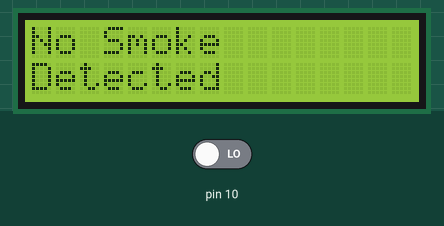
This sketch was run on a simulated Arduino Uno, built with avr-gcc and run on an emulated ATmega328P. Parts: 16×2 character LCD. The test bench sets the inputs (shaded band); at power-on: pin 10 LOW.

Above: at 4.2 s.
4.3 s: pin 10 driven HIGH
At 5.5 s:
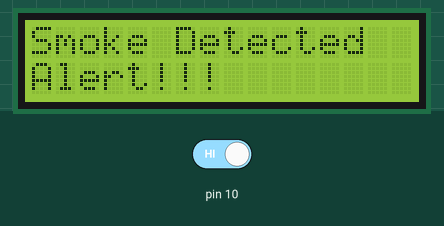
6.1 s: pin 10 driven LOW
At 6.8 s:
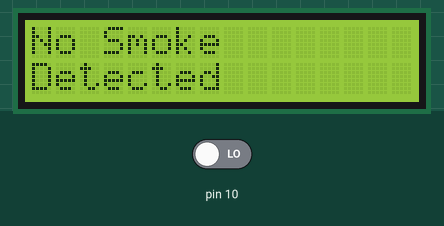
Timing chart, 0 to 9.1 s (numbered marks = the images above; inputs shaded):
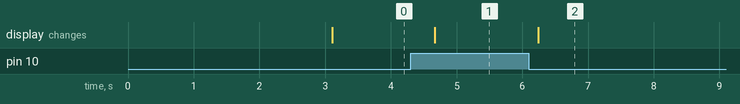

The sketch:

smoke_sensor.ino
```cpp
#include <LiquidCrystal_I2C.h>
LiquidCrystal_I2C lcd(0x27,16,2);
int smoke = 10;

void setup() {

  pinMode(10,INPUT);

  lcd.init();
  lcd.backlight();
  lcd.setCursor(0,0);
  lcd.print("Smoke sensor is");
  lcd.setCursor(0,1);
  lcd.print("Ready");
  delay(3000);
  lcd.clear();

}

void loop() {

  int smoke = digitalRead(10);

  if (smoke == HIGH){
    lcd.clear();
    lcd.setCursor(0,0);
    lcd.print("Smoke Detected");
    lcd.setCursor(0,1);
    lcd.print("Alert!!!");
    delay(500);
  }
  else {
    lcd.clear();
    lcd.setCursor(0,0);
    lcd.print("No Smoke");
    lcd.setCursor(0,1);
    lcd.print("Detected");
    delay(500);
  }

}
```

Measured:
- after the input at 4.3 s, the display: changes after 0.37 s (image 1)
- after the input at 6.1 s, the display: changes after 0.14 s (image 2)
